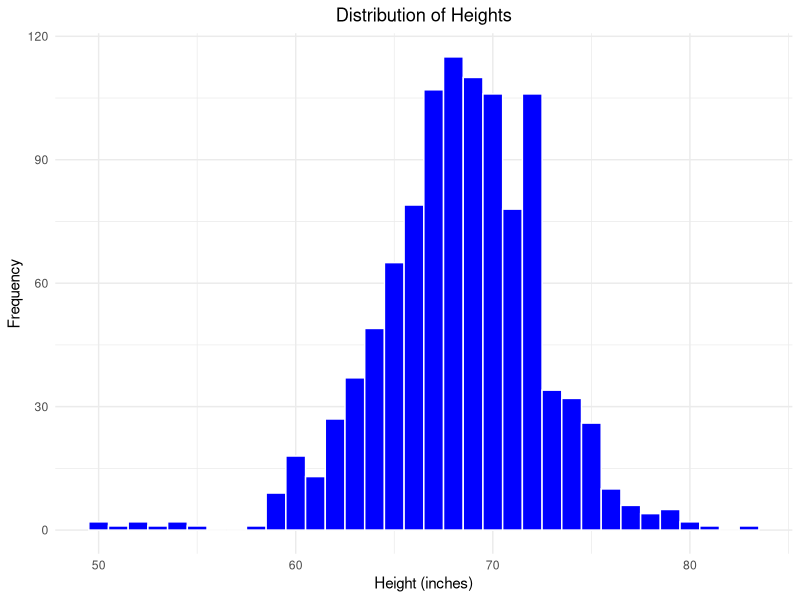
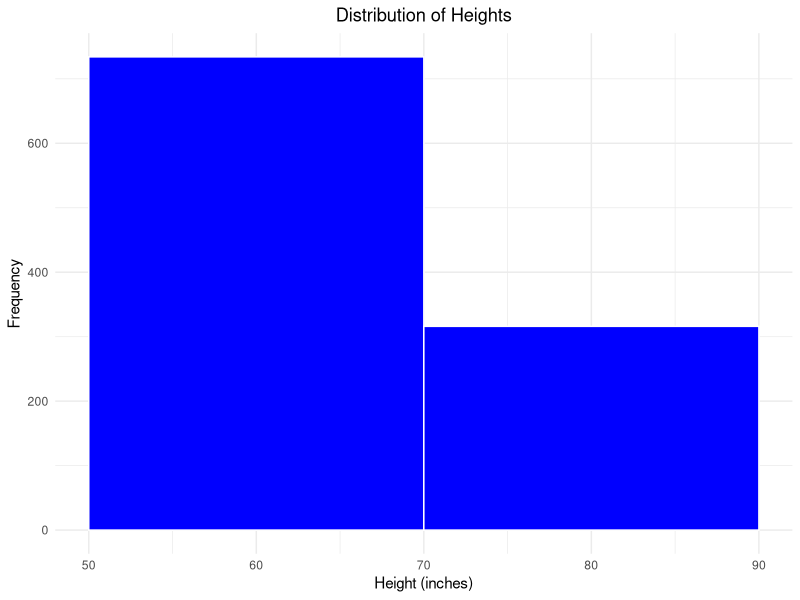
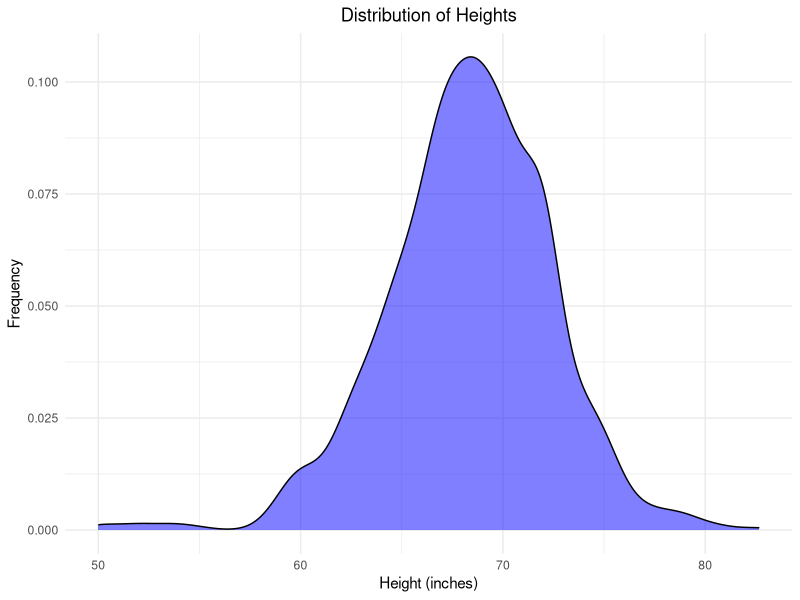
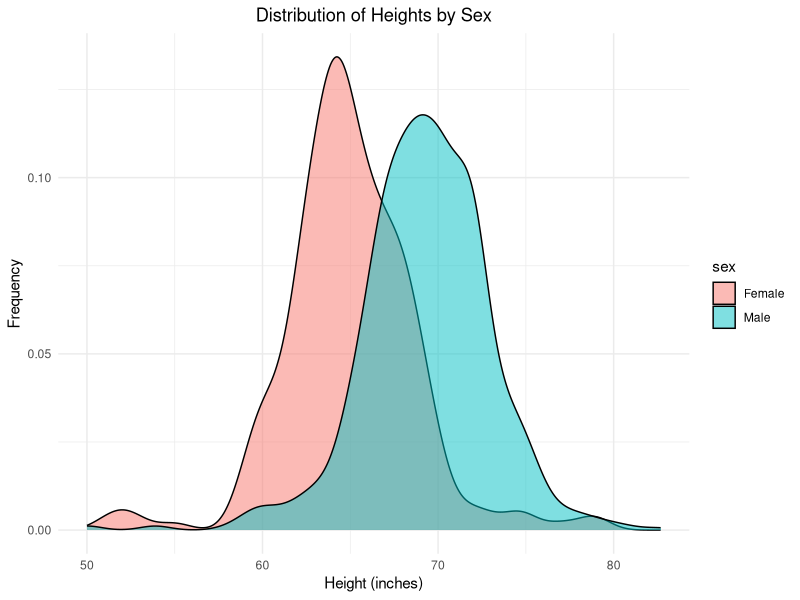
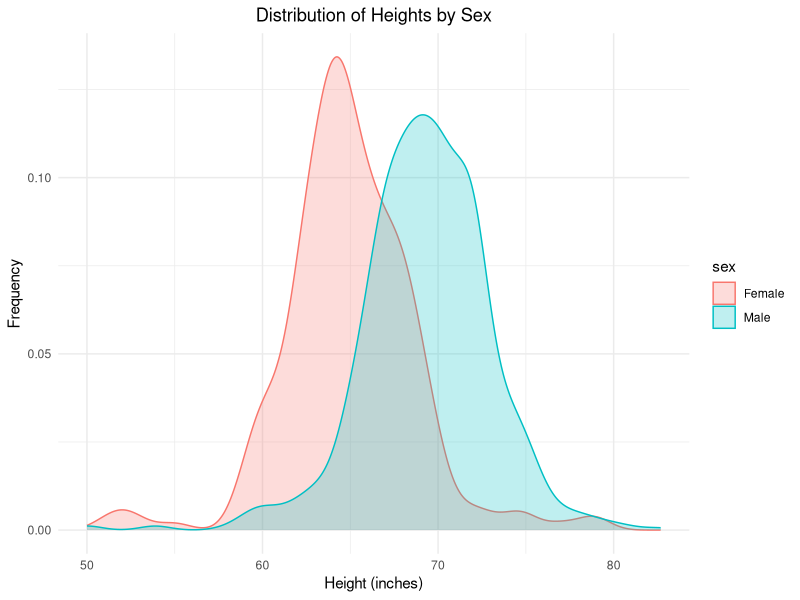
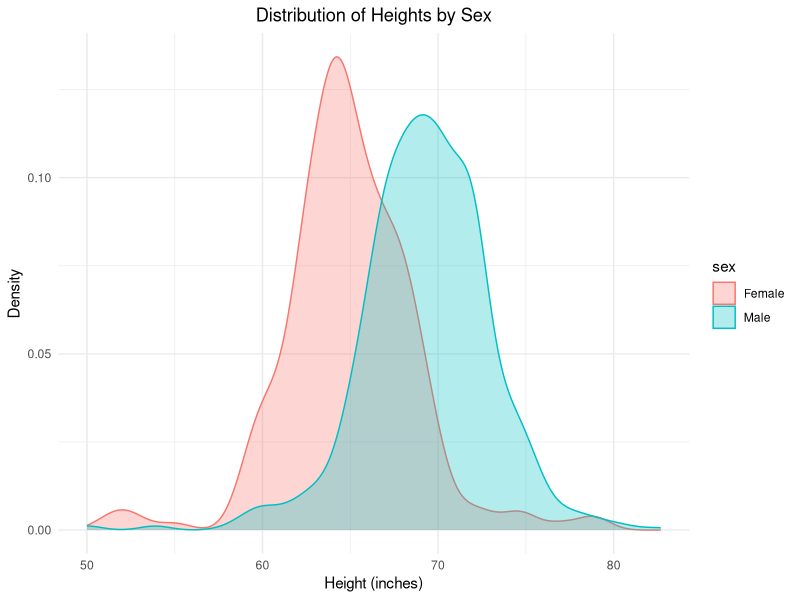
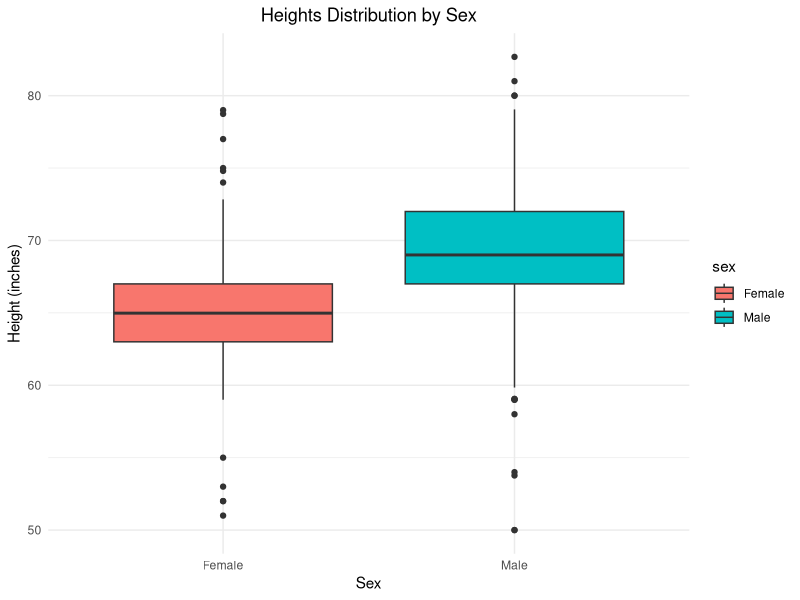
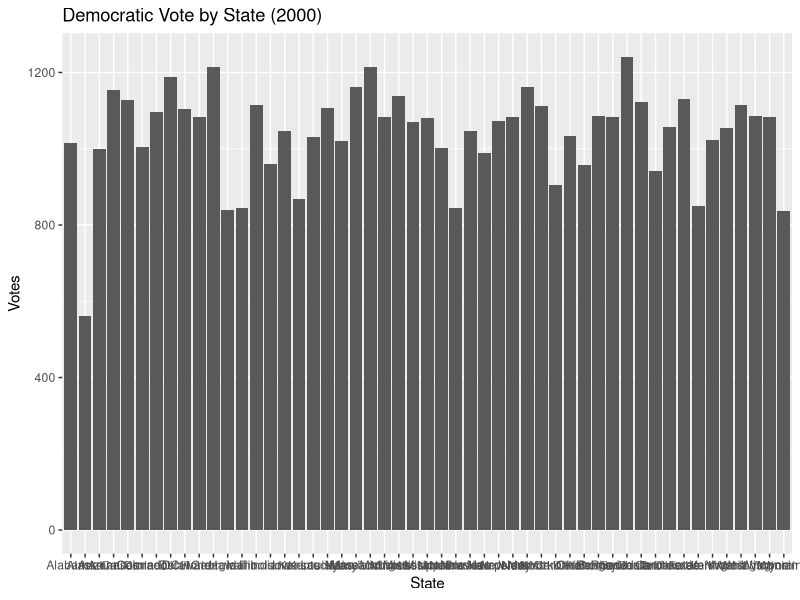

Write the R code that produced these figures, in order.
## ---- chunk 1
knitr::opts_chunk$set(echo = TRUE)
library(tidyverse)
## ---- chunk 2
#install.packages("dslabs")
library(dslabs) 
data(heights)
glimpse(heights)
## ---- chunk 3
library(ggplot2)

ggplot(heights, aes(x = height)) +
  geom_histogram(binwidth = 1, fill = "blue", color = "white") +
  labs(
    title = "Distribution of Heights",
    x = "Height (inches)",
    y = "Frequency"
  ) +
  theme_minimal() +
  theme(plot.title = element_text(hjust = .5))

## ---- chunk 4
ggplot(heights, aes(x = height)) +
  geom_histogram(binwidth = 20, fill = "blue", color = "white") +
  labs(
    title = "Distribution of Heights",
    x = "Height (inches)",
    y = "Frequency"
  ) +
  theme_minimal() +
  theme(plot.title = element_text(hjust = .5))
## ---- chunk 5
ggplot(heights, aes(x = height)) +
  geom_density(fill = "blue", alpha = 0.5) +
  labs(
    title = "Distribution of Heights",
    x = "Height (inches)",
    y = "Frequency"
  ) +
  theme_minimal() +
  theme(plot.title = element_text(hjust = 0.5))
## ---- chunk 6
ggplot(heights, aes(x = height, group = sex, fill = sex)) +
  geom_density(alpha = 0.5) +
  labs(
    title = "Distribution of Heights by Sex",
    x = "Height (inches)",
    y = "Frequency"
  ) +
  theme_minimal() +
  theme(plot.title = element_text(hjust = 0.5))
## ---- chunk 7
ggplot(heights, aes(x = height, color = sex, fill = sex)) +
  geom_density(alpha = .25) +
  labs(
    title = "Distribution of Heights by Sex",
    x = "Height (inches)",
    y = "Frequency"
  ) +
  theme_minimal() +
  theme(plot.title = element_text(hjust = 0.5))

## ---- chunk 8
ggplot(heights, aes(x = height, color = sex, fill = sex)) +
  geom_density(alpha = 0.3) +
  labs(
    title = "Distribution of Heights by Sex",
    x = "Height (inches)",
    y = "Density"
  ) +
  theme_minimal() +
  theme(plot.title = element_text(hjust = 0.5))
## ---- chunk 9
ggplot(heights, aes(x = sex, y = height, fill = sex)) +
  geom_boxplot() +
  labs(
    title = "Heights Distribution by Sex",
    x = "Sex",
    y = "Height (inches)"
  ) +
  theme_minimal() +
  theme(plot.title = element_text(hjust = 0.5))
## ---- chunk 10
mean(heights$height)

median(heights$height)
## ---- chunk 11
heights %>% 
  group_by(sex) %>% 
  summarize(
    mean_height = mean(height),
    median_height = median(height)
  )
## ---- chunk 12
heights %>%
  group_by(sex) %>%
  summarize(
    tallest = max(height),
    shortest = min(height)
  )
## ---- chunk 13
# install.packages("pscl")
library(pscl) # loads in the package that has this data. 
## You might need to install this...

# data for presidental elections
votedata <-  presidentialElections
glimpse(votedata)
## ---- chunk 14
ggplot(data = votedata, aes(x = state, y = demVote)) +
  geom_col() +
  labs(
    title = "Democratic Vote by State (2000)",
    x = "State",
    y = "Votes"
  )

## ---- chunk 15
ggplot(votedata, aes(x = reorder(state, demVote), y = demVote)) +
  geom_col() +
  coord_flip() +
  labs(
    title = "Democratic Vote by State (2000)",
    x = "State",
    y = "Votes"
  )
## ---- chunk 16
ggplot(votedata, aes(x = reorder(state, demVote), y = demVote)) +
  geom_col() +
  coord_flip() +
  labs(
    title = "Democratic Vote by State (2000)",
    x = "State",
    y = "Votes"
  )
## ---- chunk 17
ggplot(votedata, aes(x = reorder(state, -demVote), y = demVote)) +
  geom_col() +
  coord_flip() +
  facet_wrap(~south) +
  labs(
    title = "Democratic Vote by State (2000)",
    x = "State",
    y = "Votes"
  )
## ---- chunk 18
ggplot(votedata, aes(x = reorder(state, -demVote), y = demVote, fill = factor(south, labels = c("Non-Southern", "Southern")))) +
  geom_col() +
  coord_flip() +
  labs(
    title = "Democratic Vote by State (2000)",
    x = "State",
    y = "Votes",
    fill = "Region"
  )
## ---- chunk 19
votedata %>%
  filter(year %in% c(2008, 2016)) %>%
  ggplot(aes(x = reorder(state, -demVote), y = demVote, fill = factor(south, labels = c("Non-Southern", "Southern")))) +
  geom_col() +
  coord_flip() +
  facet_wrap(~year) +
  labs(
    title = "Democratic Voting Patterns Across US States",
    subtitle = "State-level Democratic Vote Counts in 2008 and 2016",
    x = "State (Ordered by Democratic Votes)",
    y = "Number of Democratic Votes",
    fill = "Region"
  ) +
  theme(legend.position = "bottom")
## ---- chunk 20
votedata %>%
  filter(year %in% c(2008, 2016)) %>%
  ggplot(aes(x = reorder(state, -demVote), y = demVote, fill = factor(south, labels = c("Non-Southern", "Southern")))) +
  geom_col() +
  geom_hline(yintercept = 50, linetype = "dashed", color = "black") +
  coord_flip() +
  facet_wrap(~year) +
  labs(
    title = "Democratic Voting Patterns Across US States",
    subtitle = "State-level Democratic Vote Counts in 2008 and 2016",
    x = "State (Ordered by Democratic Votes)",
    y = "Number of Democratic Votes",
    fill = "Region"
  ) +
  theme(legend.position = "bottom")

## ---- chunk 21
library(maps)
votedata$state <- tolower(votedata$state)  ## states need to be lowercase for linking

states_map <- map_data("state") ## this gives us the lat and long for each point of each state.
  
map_plot <-  ggplot(data =  votedata %>% filter(year == 2008), aes(map_id = state)) +
    geom_map(aes(fill = demVote), map = states_map) +
    expand_limits(x = states_map$long, y = states_map$lat)
map_plot  
## ---- chunk 22
map_plot <-  ggplot(data =  votedata %>% filter(year == 2016), aes(map_id = state)) +
  geom_map(aes(fill = demVote), map = states_map)+
  expand_limits(x = states_map$long, y = states_map$lat)
map_plot  
## ---- chunk 23
map_plot <- ggplot(data = votedata %>% filter(year == 2008), aes(map_id = state)) +
  geom_map(aes(fill = factor(south, labels = c("Non-Southern", "Southern"))), map = states_map) +
  expand_limits(x = states_map$long, y = states_map$lat) +
  labs(
    title = "Southern States in 2008",
    fill = "Region"
  )
map_plot
## ---- chunk 24
votedata %>%
  group_by(year, south) %>%
  summarize(avg_dem_vote = mean(demVote, na.rm = TRUE))
## ---- chunk 25
votedata %>%
  group_by(year, south) %>%
  summarize(avg_dem_vote = mean(demVote, na.rm = TRUE)) %>%
  ggplot(aes(x = year, y = avg_dem_vote, color = factor(south, labels = c("Non-Southern", "Southern")))) +
  geom_line() +
  labs(
    title = "Average Democratic Vote by Region Over Time",
    x = "Year",
    y = "Average Democratic Vote",
    color = "Region"
  )
## ---- chunk 26
library(palmerpenguins)
glimpse(penguins)
## ---- chunk 27
ggplot(penguins, aes(x = species, y = body_mass_g, fill = species)) +
  geom_boxplot() +
  labs(
    title = "Penguin Body Mass by Species",
    x = "Penguin Species",
    y = "Body Mass (g)"
  )
## ---- chunk 28
ggplot(penguins, aes(x = species, y = body_mass_g, fill = species)) +
  geom_boxplot() +
  geom_point() +
  labs(
    title = "Penguin Body Mass by Species",
    x = "Penguin Species",
    y = "Body Mass (g)"
  )
## ---- chunk 29
ggplot(penguins, aes(x = species, y = body_mass_g, fill = species)) +
  geom_boxplot() +
  geom_jitter() +
  labs(
    title = "Penguin Body Mass by Species",
    x = "Penguin Species",
    y = "Body Mass (g)"
  )
## ---- chunk 30
ggplot(penguins, aes(x = species, y = body_mass_g, fill = species)) +
  geom_jitter() +
  geom_boxplot(alpha = 0.25) +
  labs(
    title = "Penguin Body Mass by Species",
    x = "Penguin Species",
    y = "Body Mass (g)"
  )
## ---- chunk 31
ggplot(penguins, aes(x = species, y = body_mass_g, fill = species)) +
  geom_jitter() +
  geom_violin(alpha = 0.5) +
  labs(
    title = "Penguin Body Mass by Species",
    x = "Penguin Species",
    y = "Body Mass (g)"
  )
## ---- chunk 32
penguins %>%
  group_by(species, sex) %>%
  count()
## ---- chunk 33
penguins %>%
  group_by(island) %>%
  summarize(avg_mass = mean(body_mass_g, na.rm = TRUE))
## ---- chunk 34
penguins %>%
  group_by(sex) %>%
  summarize(avg_bill_length = mean(bill_length_mm, na.rm = TRUE))
## ---- chunk 35
penguins %>%
  filter(sex == "female") %>%
  ggplot(aes(x = bill_length_mm, y = bill_depth_mm)) +
  geom_point() +
  labs(
    title = "Bill Length vs Depth for Female Penguins",
    x = "Bill Length (mm)",
    y = "Bill Depth (mm)"
  )

## ---- chunk 36
ggplot(penguins, aes(x = flipper_length_mm, y = body_mass_g, color = species)) +
  geom_point() +
  facet_wrap(~island) +
  labs(
    title = "Flipper Length vs Body Mass by Island and Species",
    x = "Flipper Length (mm)",
    y = "Body Mass (g)"
  )

## ---- chunk 37
ggplot(penguins, aes(x = flipper_length_mm, fill = sex)) +
  geom_density(alpha = 0.5) +
  labs(
    title = "Density of Flipper Length by Sex",
    x = "Flipper Length (mm)",
    y = "Density"
  )
## ---- chunk 38
ggplot(penguins, aes(x = body_mass_g, fill = factor(year))) +
  geom_density(alpha = 0.5) +
  labs(
    title = "Density of Body Mass by Year",
    x = "Body Mass (g)",
    y = "Density",
    fill = "Year"
  )
